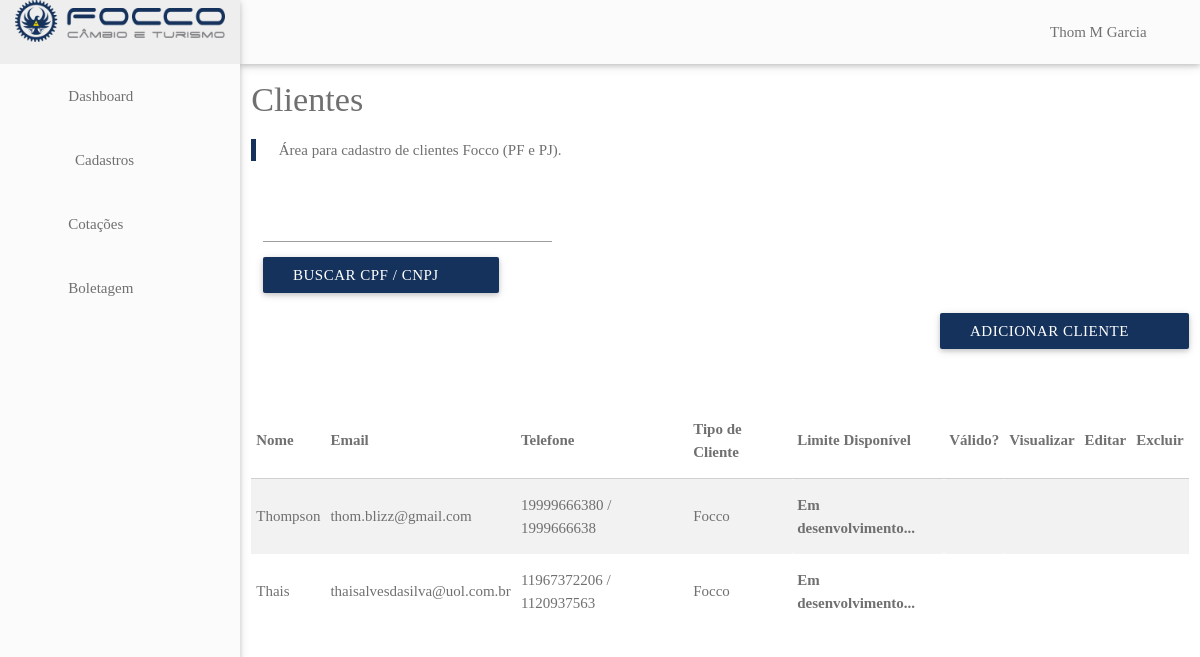
The page /dashboard/clientes/index.php (signed in) on the database its author committed.
### tables this page shows
CREATE TABLE `clientes` (
  `id` int(11) NOT NULL,
  `categoria` int(11) DEFAULT NULL,
  `razaoSocial` varchar(255) DEFAULT NULL,
  `tipoPessoa` char(1) DEFAULT NULL,
  `cpfCnpj` varchar(14) DEFAULT NULL,
  `dataNascimentoAbertura` datetime DEFAULT NULL,
  `inscricaoMunicipal` varchar(50) DEFAULT NULL,
  `rgInscricaoEstadual` varchar(50) DEFAULT NULL,
  `rgOrgaoExpedidor` varchar(50) DEFAULT NULL,
  `rgDataExpedicao` datetime DEFAULT NULL,
  `sexo` char(1) DEFAULT NULL,
  `nacionalidade` varchar(100) DEFAULT NULL,
  `estadoCivil` int(11) DEFAULT NULL,
  `nomeConjuge` varchar(255) DEFAULT NULL,
  `dataNascimentoConjuge` datetime DEFAULT NULL,
  `nomeMae` varchar(255) DEFAULT NULL,
  `nomePai` varchar(255) DEFAULT NULL,
  `email` varchar(255) DEFAULT NULL,
  `telFixo` varchar(20) DEFAULT NULL,
  `telCelular` varchar(20) DEFAULT NULL,
  `contraSenha` varchar(255) DEFAULT NULL,
  `observacoes` varchar(1000) DEFAULT NULL,
  `ofertasPorEmail` bit(1) DEFAULT NULL,
  `infoWhatsapp` bit(1) DEFAULT NULL,
  `dataCadastro` datetime DEFAULT NULL,
  `dataModificacao` datetime DEFAULT NULL,
  `passaporte` varchar(25) DEFAULT NULL,
  `rgDni` varchar(50) DEFAULT NULL,
  `origem` int(11) DEFAULT NULL,
  `vip` bit(1) DEFAULT NULL,
  `limiteOperacionalDia` decimal(10,2) DEFAULT NULL,
  `limiteOperacionalAno` decimal(10,2) DEFAULT NULL,
  `ativo` bit(1) DEFAULT 1,
  `bloqueado` bit(1) DEFAULT 0,
  `motivoBloqueio` int(11) DEFAULT NULL,
  `ondeConheceu` int(11) DEFAULT NULL,
  `ondeSoube` varchar(255) DEFAULT NULL


);

### dashboard/clientes/index.php (the view, shortened to what this page needs)
<?php
include "../includes/header.php";
include "../core/database.php";
$sql_query = "SELECT * FROM clientes WHERE ativo = 1 ORDER BY dataCadastro DESC LIMIT 15;";
$result = mysqli_query($conn, $sql_query);
$rows = array();
while($row = mysqli_fetch_array($result)) $rows[] = $row;
?>
<main>
  <div class="row">
    <div class="col s12">
      <h4>Clientes</h4>
      <blockquote>
        Área para cadastro de clientes Focco (PF e PJ).
      </blockquote>
      <div class="section">
        <div class="row">
          <div class="col s4">
            <form id="form-busca-clientes">
              <div class="file-path-wrapper">
                <input id="input-cpfcnpj" name="cpfCnpj" type="search" required/>
                <button class="btn waves-effect waves-light bg-blue" type="submit" name="action">
                  Buscar CPF / CNPJ
                  <i class="material-icons right">&#xE8B6;</i>
                </button>
              </div>
            </form>
          </div>
        </div>
        <a class="waves-effect waves-light btn bg-blue right" href="/dashboard/clientes/adicionar">Adicionar cliente <i class="material-icons right">&#xE7FE;</i>
        </a>
      </div>
      <div class="spacing"></div>
      <div class="spacing"></div>
      <div class="spacing"></div>
      <div>
        <table class="striped responsive-table">
          <thead>
            <tr>
              <th>Nome</th>
              <th>Email</th>
              <th>Telefone</th>
              <th>Tipo de Cliente</th>
              <th>Limite Disponível</th>
              <th>Válido?</th>
              <th class="center">Visualizar</th>
              <th class="center">Editar</th>
              <th class="center">Excluir</th>
            </tr>
          </thead>
          <tbody id="table-body-clientes">
            <?php
            foreach($rows as $r){
              switch ($r["categoria"]) {
                case 1:
                  $categoria = "Focco";
                  $docsObrigatorios = array('CPF', 'RG');
                  break;
              }
              $sql_query = "SELECT tipo FROM documentos WHERE clienteId = ". $r['id'];
              $result = mysqli_query($conn, $sql_query);
              $docs = array();
              while($row = mysqli_fetch_array($result)) $docs[] = $row['tipo'];
              $dif = array_diff($docsObrigatorios, $docs);
              $cor = "";
              if (!$dif){
                $cor = "green-text";
              } else if (in_array("CPF", $dif) || in_array("RG", $dif)){
                $cor = "red-text";
              } else {
                $cor = "amber-text";
              }
              echo
              '<tr>
              <td>'.$r["razaoSocial"].'</td>
              <td>'.$r["email"].'</td>
              <td>'.$r["telCelular"].' / '.$r["telFixo"].'</td>
              <td>'.$categoria.'</td>
              <th>Em desenvolvimento...</th>
              <th><i class="material-icons '.$cor.' ">&#xE5CA;</i>   </th>
              <td class="center"><a class="link-acao modal-trigger" href="modal1" data-acao="visualizar" data-cliente-id="'.$r["id"].'" data-href="/dashboard/clientes/visualizar?clienteId='.$r["id"].'"><i class="material-icons" title="Visualizar cliente">&#xE85D;</i></a></td>
              <td class="center"><a class="link-acao modal-trigger" href="modal1" data-acao="alterar" data-cliente-id="'.$r["id"].'" data-href="/dashboard/clientes/alterar?clienteId='.$r["id"].'"><i class="material-icons" title="Editar cliente">&#xE3C9;</i></a></td>
              <td class="center"><a class="link-acao modal-trigger" href="modal1" data-acao="excluir" data-cliente-id="'.$r["id"].'" data-href="/dashboard/clientes/excluir?clienteId='.$r["id"].'"><i class="material-icons" title="Excluir cliente">&#xE92B;</i></a></td>
            </tr>';
          }
          ?>
        </tbody>
      </table>
    </div>
  </div>
</div>
</main>
<?php
include '../includes/footer.php';
?>

### rows shown on the page
clientes: razaoSocial "Thompson", email "thom.blizz@gmail.com", telCelular "19999666380", telFixo "1999666638", categoria "Focco"
clientes: razaoSocial "Thais", email "thaisalvesdasilva@uol.com.br", telCelular "11967372206", telFixo "1120937563", categoria "Focco"

### other values the page prints
$_SESSION['currentUser']['nome'] "Thom M Garcia"
